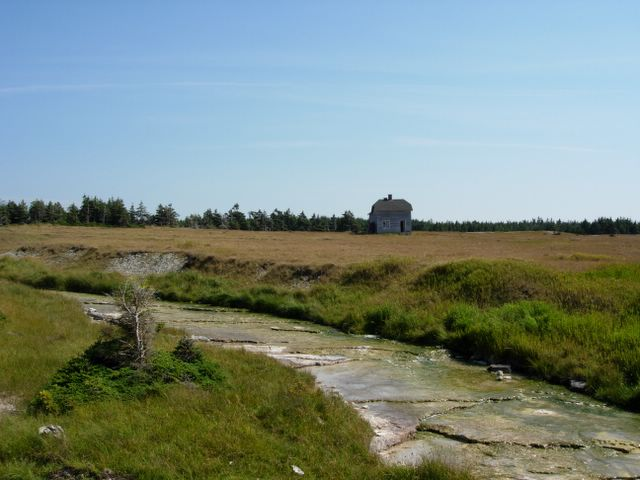
#> input picture labs/lab 1/field.jpg, 640 x 480 px
$ python lab.py
#> lines starting #> are read from the running program, lines starting #| are printed output that depends on the picture
# Matthew Langlois
# Student # 7731813

#!/usr/local/bin/python3
import numpy as np
import cv2

# Part A
img = cv2.imread('field.jpg', cv2.IMREAD_COLOR)
#> img is the input picture: shape (480, 640, 3); mean B, G, R 126.6, 136.7, 122
cv2.imshow('Part A',img)
cv2.waitKey(0)
cv2.destroyAllWindows()
cv2.imwrite('parta.jpg',img)

# Part B
# Resize the images to 1/4 the size
img = cv2.resize(img, (0,0), fx=0.25, fy=0.25)
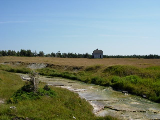
#> img: shape (120, 160, 3); mean B, G, R 126.8, 136.9, 122.1
# Resize back up to original size
img = cv2.resize(img, (0,0), fx=4, fy=4)
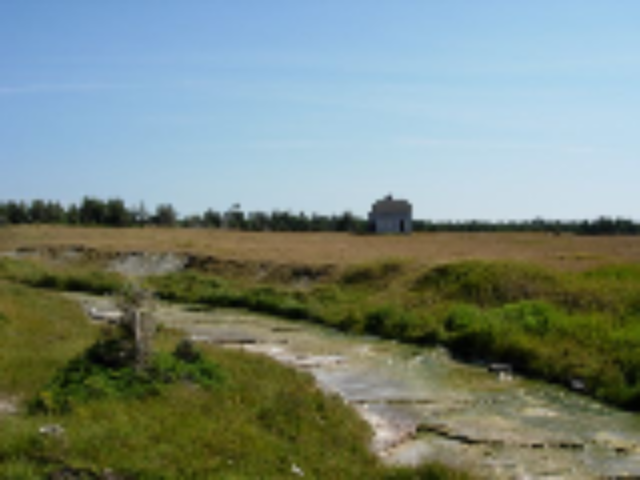
#> img: shape (480, 640, 3); mean B, G, R 126.7, 136.8, 122
cv2.imshow('Part B',img)
cv2.waitKey(0)
cv2.destroyAllWindows()
cv2.imwrite('partb.jpg',img)

# Part C
img = cv2.imread('field.jpg', cv2.IMREAD_COLOR)
samples = img.reshape((-1,3))

# define criteria, number of clusters(K) and apply kmeans()
ret,label,center = cv2.kmeans(
	np.float32(samples), # Data to quantize
	32, # Quantize to 32 levels
	None,
	(
		cv2.TERM_CRITERIA_MAX_ITER,
		3, # 3 iterations to match kmeans call
		1
	),
	3, # 3 iterations max
	cv2.KMEANS_RANDOM_CENTERS
)
#> ret = 116179684; center = 32 rows, first 8: [81.81, 111.3, 119.1], [54.54, 102, 113.4], [25.49, 83.39, 82.46], [156.3, 182, 201.7], [158, 203, 200], [184, 204.7, 213.5], [6.83, 22.37, 17.75], [227.5, 204.1, 169.4]

# Now convert back into uint8, and make original image, according to docs
center = np.uint8(center)
#> center = 32 rows, first 8: [81, 111, 119], [54, 101, 113], [25, 83, 82], [156, 182, 201], [158, 203, 200], [184, 204, 213], [6, 22, 17], [227, 204, 169]
res = center[label.flatten()]
img = res.reshape((img.shape))
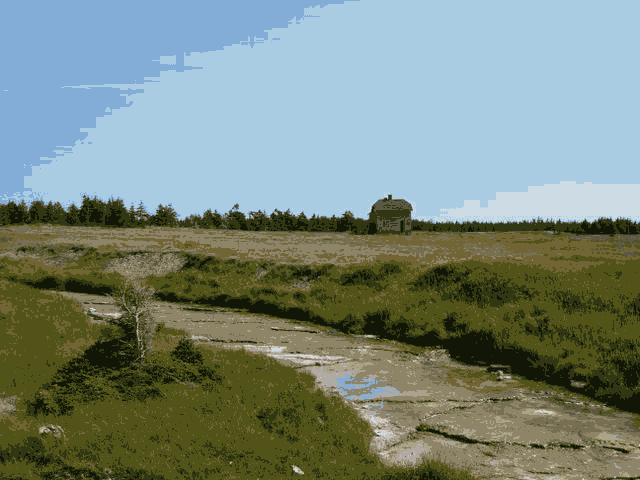
#> img: shape (480, 640, 3); mean B, G, R 126, 136.4, 121.5

cv2.imshow('Part C',img)
cv2.waitKey(0)
cv2.destroyAllWindows()
cv2.imwrite('partc.jpg',img)
